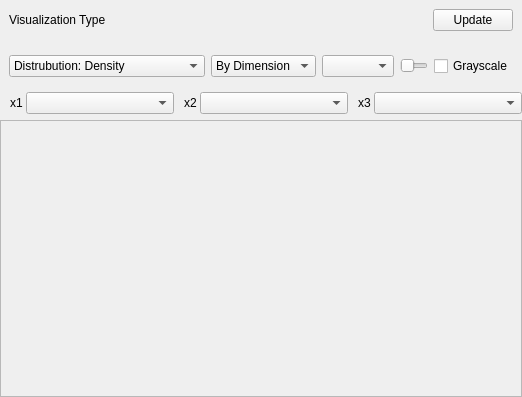
<?xml version="1.0" encoding="UTF-8"?>
<ui version="4.0">
 <class>Visualization</class>
 <widget class="QWidget" name="Visualization">
  <property name="geometry">
   <rect>
    <x>0</x>
    <y>0</y>
    <width>522</width>
    <height>397</height>
   </rect>
  </property>
  <property name="windowTitle">
   <string>Form</string>
  </property>
  <layout class="QVBoxLayout" name="verticalLayout" stretch="0,1">
   <property name="margin">
    <number>0</number>
   </property>
   <item>
    <widget class="QWidget" name="optionsWidget" native="true">
     <property name="minimumSize">
      <size>
       <width>0</width>
       <height>100</height>
      </size>
     </property>
     <layout class="QVBoxLayout" name="verticalLayout_3" stretch="1,1,1">
      <property name="margin">
       <number>0</number>
      </property>
      <item>
       <widget class="QWidget" name="widget_3" native="true">
        <layout class="QHBoxLayout" name="horizontalLayout_3">
         <item>
          <widget class="QLabel" name="label">
           <property name="font">
            <font>
             <pointsize>9</pointsize>
            </font>
           </property>
           <property name="text">
            <string>Visualization Type</string>
           </property>
          </widget>
         </item>
         <item>
          <spacer name="horizontalSpacer">
           <property name="orientation">
            <enum>Qt::Horizontal</enum>
           </property>
           <property name="sizeHint" stdset="0">
            <size>
             <width>40</width>
             <height>20</height>
            </size>
           </property>
          </spacer>
         </item>
         <item>
          <widget class="QPushButton" name="updateButton">
           <property name="text">
            <string>Update</string>
           </property>
          </widget>
         </item>
        </layout>
       </widget>
      </item>
      <item>
       <widget class="QWidget" name="widget_4" native="true">
        <layout class="QHBoxLayout" name="horizontalLayout_2">
         <item>
          <widget class="QComboBox" name="typeCombo">
           <property name="font">
            <font>
             <pointsize>9</pointsize>
            </font>
           </property>
           <property name="currentIndex">
            <number>7</number>
           </property>
           <item>
            <property name="text">
             <string>Samples: Scatterplot</string>
            </property>
           </item>
           <item>
            <property name="text">
             <string>Samples: Parallel Coordinates</string>
            </property>
           </item>
           <item>
            <property name="text">
             <string>Samples: Radial Graphs</string>
            </property>
           </item>
           <item>
            <property name="text">
             <string>Samples: Andrews Plot</string>
            </property>
           </item>
           <item>
            <property name="text">
             <string>Samples: Bubble Plot</string>
            </property>
           </item>
           <item>
            <property name="text">
             <string>Distribution: Individual Plots</string>
            </property>
           </item>
           <item>
            <property name="text">
             <string>Distribution: Correlations</string>
            </property>
           </item>
           <item>
            <property name="text">
             <string>Distrubution: Density</string>
            </property>
           </item>
          </widget>
         </item>
         <item>
          <widget class="QComboBox" name="inputCombo">
           <property name="font">
            <font>
             <pointsize>9</pointsize>
            </font>
           </property>
           <item>
            <property name="text">
             <string>By Dimension</string>
            </property>
           </item>
           <item>
            <property name="text">
             <string>By Class</string>
            </property>
           </item>
          </widget>
         </item>
         <item>
          <widget class="QComboBox" name="flavorCombo">
           <property name="font">
            <font>
             <pointsize>9</pointsize>
            </font>
           </property>
          </widget>
         </item>
         <item>
          <widget class="QSlider" name="zoomSlider">
           <property name="orientation">
            <enum>Qt::Horizontal</enum>
           </property>
          </widget>
         </item>
         <item>
          <spacer name="horizontalSpacer_2">
           <property name="orientation">
            <enum>Qt::Horizontal</enum>
           </property>
           <property name="sizeHint" stdset="0">
            <size>
             <width>40</width>
             <height>20</height>
            </size>
           </property>
          </spacer>
         </item>
         <item>
          <widget class="QCheckBox" name="grayscaleCheck">
           <property name="font">
            <font>
             <pointsize>9</pointsize>
            </font>
           </property>
           <property name="text">
            <string>Grayscale</string>
           </property>
          </widget>
         </item>
        </layout>
       </widget>
      </item>
      <item>
       <widget class="QWidget" name="axesWidget" native="true">
        <layout class="QHBoxLayout" name="horizontalLayout" stretch="0,1,0,1,0,1">
         <property name="spacing">
          <number>0</number>
         </property>
         <property name="margin">
          <number>0</number>
         </property>
         <item>
          <widget class="QLabel" name="label_2">
           <property name="font">
            <font>
             <pointsize>9</pointsize>
            </font>
           </property>
           <property name="text">
            <string>   x1 </string>
           </property>
           <property name="alignment">
            <set>Qt::AlignRight|Qt::AlignTrailing|Qt::AlignVCenter</set>
           </property>
          </widget>
         </item>
         <item>
          <widget class="QComboBox" name="x1Combo">
           <property name="font">
            <font>
             <pointsize>9</pointsize>
            </font>
           </property>
          </widget>
         </item>
         <item>
          <widget class="QLabel" name="label_3">
           <property name="font">
            <font>
             <pointsize>9</pointsize>
            </font>
           </property>
           <property name="text">
            <string>   x2 </string>
           </property>
           <property name="alignment">
            <set>Qt::AlignRight|Qt::AlignTrailing|Qt::AlignVCenter</set>
           </property>
          </widget>
         </item>
         <item>
          <widget class="QComboBox" name="x2Combo">
           <property name="font">
            <font>
             <pointsize>9</pointsize>
            </font>
           </property>
          </widget>
         </item>
         <item>
          <widget class="QLabel" name="label_4">
           <property name="font">
            <font>
             <pointsize>9</pointsize>
            </font>
           </property>
           <property name="text">
            <string>   x3 </string>
           </property>
           <property name="alignment">
            <set>Qt::AlignRight|Qt::AlignTrailing|Qt::AlignVCenter</set>
           </property>
          </widget>
         </item>
         <item>
          <widget class="QComboBox" name="x3Combo">
           <property name="font">
            <font>
             <pointsize>9</pointsize>
            </font>
           </property>
          </widget>
         </item>
        </layout>
       </widget>
      </item>
     </layout>
    </widget>
   </item>
   <item>
    <widget class="QScrollArea" name="scrollArea">
     <property name="frameShadow">
      <enum>QFrame::Plain</enum>
     </property>
     <property name="lineWidth">
      <number>0</number>
     </property>
     <property name="widgetResizable">
      <bool>true</bool>
     </property>
     <widget class="QWidget" name="scrollAreaWidgetContents">
      <property name="geometry">
       <rect>
        <x>0</x>
        <y>0</y>
        <width>520</width>
        <height>249</height>
       </rect>
      </property>
      <layout class="QVBoxLayout" name="verticalLayout_2" stretch="1">
       <property name="spacing">
        <number>0</number>
       </property>
       <property name="margin">
        <number>0</number>
       </property>
       <item>
        <widget class="QLabel" name="display">
         <property name="text">
          <string/>
         </property>
        </widget>
       </item>
      </layout>
     </widget>
    </widget>
   </item>
  </layout>
 </widget>
 <resources/>
 <connections/>
</ui>
